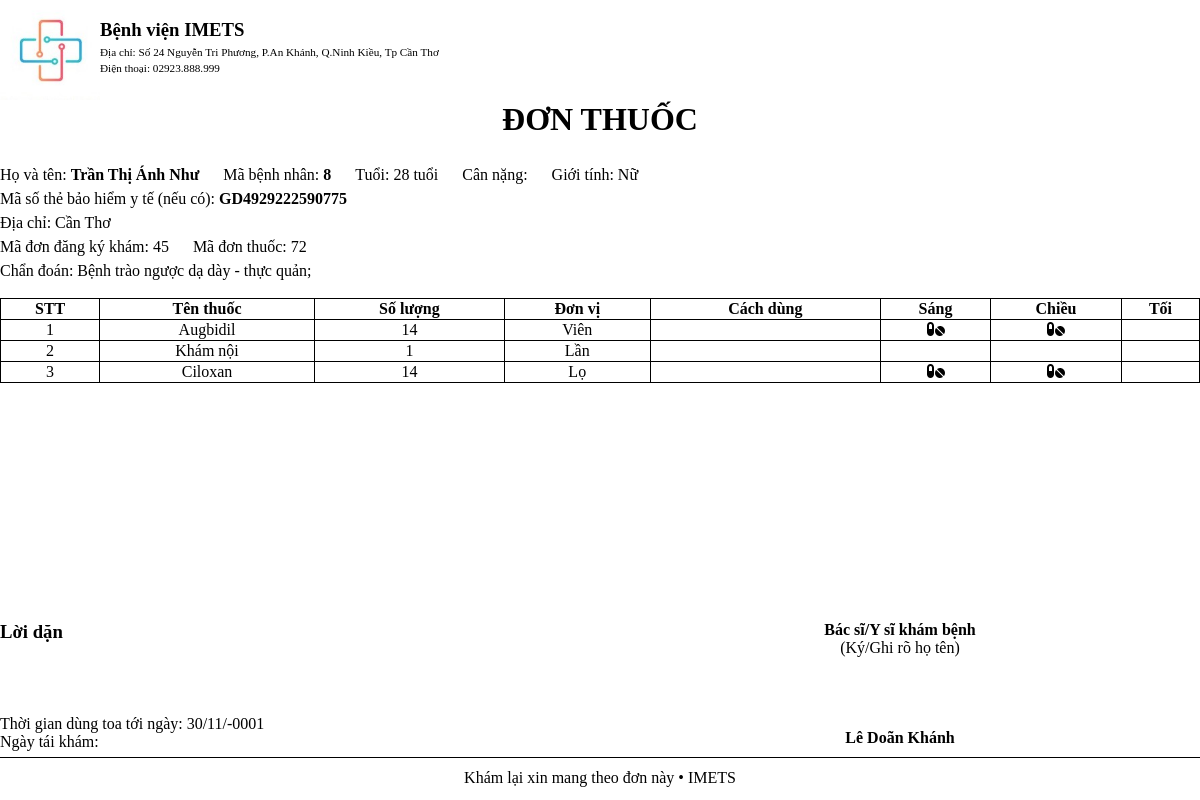
/staff/modules_staff/paper/prescription.php?ID_Appointment=45 (signed in), run on the app's committed database.
### tables this page shows
CREATE TABLE `appointment` (
  `ID_Appointment` int(11) NOT NULL,
  `ID_Staff` int(11) NOT NULL,
  `ID_Patient` int(11) NOT NULL,
  `Date_Booking` datetime NOT NULL,
  `Date_Checkup` int(11) NOT NULL,
  `Date_HospitalDischarge` datetime DEFAULT NULL,
  `Date_ReCheckup` date DEFAULT NULL,
  `BHYT_Checkin` float NOT NULL,
  `ID_PaymentMethod` int(11) DEFAULT NULL,
  `StatusAppointment` varchar(100) DEFAULT NULL
);

CREATE TABLE `patient` (
  `ID_Patient` int(11) NOT NULL,
  `Name` varchar(100) NOT NULL,
  `DOB` date NOT NULL,
  `Sex` varchar(10) NOT NULL,
  `Address` varchar(200) DEFAULT NULL,
  `CMND` varchar(15) DEFAULT NULL,
  `PhoneNumber` varchar(25) NOT NULL,
  `ID_BHYT` varchar(20) DEFAULT NULL,
  `VoteRate` double NOT NULL,
  `UserName` varchar(100) NOT NULL,
  `Password` varchar(100) NOT NULL
);

CREATE TABLE `presciption` (
  `ID_Prescription` int(11) NOT NULL,
  `ID_Appointment` int(11) NOT NULL,
  `TotalAmount` int(11) DEFAULT NULL,
  `BHYT_Pay` int(11) DEFAULT NULL,
  `Patient_Pay` int(11) DEFAULT NULL,
  `expDate` date DEFAULT NULL,
  `Status_Pay` varchar(20) DEFAULT NULL
);

CREATE TABLE `disease` (
  `ID_Disease` int(11) NOT NULL,
  `TitleDisease` varchar(100) NOT NULL,
  `ContentDisease` text NOT NULL,
  `Symptom` text NOT NULL
);

CREATE TABLE `medicine` (
  `ID_Medicine` int(11) NOT NULL,
  `TitleMedicine` varchar(255) NOT NULL,
  `Ingredients` varchar(255) NOT NULL,
  `MedicineContent` text NOT NULL,
  `PrescriptionDrug` text NOT NULL,
  `ContraindicationsDrug` text NOT NULL,
  `Production` varchar(100) NOT NULL,
  `UnitPrice` int(11) NOT NULL,
  `Type` varchar(100) NOT NULL
);

CREATE TABLE `medicinesfortreatment` (
  `ID_Prescription` int(11) NOT NULL,
  `ID_Medicine` int(11) NOT NULL,
  `Amount` int(11) NOT NULL,
  `TotalMoney` int(11) NOT NULL,
  `DescriptionTreatment` varchar(100) NOT NULL,
  `Morning` tinyint(1) DEFAULT NULL,
  `Afternoon` tinyint(1) DEFAULT NULL,
  `Evening` tinyint(1) DEFAULT NULL
);

CREATE TABLE `staff` (
  `ID_Staff` int(11) NOT NULL,
  `Name_Staff` varchar(100) NOT NULL,
  `DOB_Staff` date NOT NULL,
  `Sex_Staff` varchar(10) NOT NULL,
  `Address_Staff` varchar(200) NOT NULL,
  `CMND_Staff` varchar(15) NOT NULL,
  `PhoneNumber_Staff` varchar(25) NOT NULL,
  `Position` varchar(50) NOT NULL,
  `ID_Dept` int(11) NOT NULL,
  `DateStartWork` date NOT NULL,
  `VoteRate` double NOT NULL DEFAULT 0,
  `UserName` varchar(100) NOT NULL,
  `Password` varchar(100) NOT NULL
);

### staff/modules_staff/paper/prescription.php (the view, shortened to what this page needs)
<?php
    include './../../../config.php';
    $ID_Appointment = $_GET['ID_Appointment'];
    $sql_get_prescription = "SELECT * FROM appointment
        JOIN patient ON patient.ID_Patient=appointment.ID_Patient
        JOIN medicalrecord ON medicalrecord.ID_Appointment=appointment.ID_Appointment
        JOIN diagnose ON diagnose.ID_MedicalRecord=medicalrecord.ID_MedicalRecord
        JOIN disease ON disease.ID_Disease=diagnose.ID_Disease
        JOIN presciption ON presciption.ID_Appointment=appointment.ID_Appointment
        JOIN staff ON staff.ID_Staff=appointment.ID_Staff
        WHERE appointment.ID_Appointment=$ID_Appointment";
    $query_get_prescription = mysqli_query($conn, $sql_get_prescription);
    $rows_get_prescription = mysqli_fetch_array($query_get_prescription);
    $query_getDiseases = mysqli_query($conn, $sql_get_prescription);
    $diseases='';
    if(mysqli_num_rows($query_getDiseases)>0){
        while($rows_getDiseases = mysqli_fetch_array($query_getDiseases)){
            $diseases = $diseases.$rows_getDiseases['TitleDisease'].'; ';
        }
    }
?>
<!DOCTYPE html>
<html lang="en">
<head>
    <link rel="stylesheet" href="prescription.css">
    <link rel="stylesheet" href="https://cdnjs.cloudflare.com/ajax/libs/font-awesome/5.15.4/css/all.min.css">
</head>
<body>
    <div class="logo">
        <img src="./../../../img/images/logo.jfif">
        <div class="logo-info">
            <h3>Bệnh viện IMETS</h3>
            <p>Địa chỉ: Số 24 Nguyễn Tri Phương, P.An Khánh, Q.Ninh Kiều, Tp Cần Thơ</p>
            <p>Điện thoại: 02923.888.999</p>
        </div>
    </div>
    <div class="header">
        <h1 class="title-paper">đơn thuốc</h1>
        <div>
            <div class="row row-1 row-flex">
                <p>Họ và tên: <b><?php echo $rows_get_prescription['Name'] ?></b></p>
                <p>Mã bệnh nhân: <b><?php echo $rows_get_prescription['ID_Patient'] ?></b></p>
                <p>Tuổi: <?php
                    $date = getdate();
                    $year = $date['year'];
                    echo $year - substr($rows_get_prescription['DOB'],0,4)
                ?> tuổi</p>
                <p>Cân nặng: <?php
                ?></p>
                <p>Giới tính: <?php echo $rows_get_prescription['Sex'] ?></p>
            </div>
            <div class="row row-2">
                <p>Mã số thẻ bảo hiểm y tế (nếu có): <b><?php echo $rows_get_prescription['ID_BHYT'] ?></b></p>
            </div>
            <div class="row row-3">
                <p>Địa chỉ: <?php echo $rows_get_prescription['Address'] ?></p>
            </div>
            <div class="row row-4 row-flex">
                <p>Mã đơn đăng ký khám: <?php echo $rows_get_prescription['ID_Appointment'] ?></p>
                <p>Mã đơn thuốc: <?php echo $rows_get_prescription['ID_Prescription'] ?></p>
            </div>
            <div class="row row-5">
                <p>Chẩn đoán: <?php echo $diseases ?></p>
            </div>
        </div>
        <br>
        <table >
            <tr>
                <th>STT</th>
                <th>Tên thuốc</th>
                <th>Số lượng</th>
                <th>Đơn vị</th>
                <th>Cách dùng</th>
                <th>Sáng</th>
                <th>Chiều</th>
                <th>Tối</th>
            </tr>
            <?php
                $sql_get_prescriptionList = "SELECT * FROM appointment
                JOIN presciption ON presciption.ID_Appointment=appointment.ID_Appointment
                JOIN medicinesfortreatment ON medicinesfortreatment.ID_Prescription=presciption.ID_Prescription
                JOIN medicine ON medicine.ID_Medicine=medicinesfortreatment.ID_Medicine
                WHERE appointment.ID_Appointment=$ID_Appointment";
                $query_getPrescriptionList = mysqli_query($conn, $sql_get_prescriptionList);
                $count=0;
                while($rows_getPrescriptionList = mysqli_fetch_array($query_getPrescriptionList)){
            ?>
            <tr>
                <td> <?php echo ++$count ?> </td>
                <td> <?php echo $rows_getPrescriptionList['TitleMedicine'] ?> </td>
                <td> <?php echo $rows_getPrescriptionList['Amount'] ?> </td>
                <td> <?php echo $rows_getPrescriptionList['Type'] ?> </td>
                <td> <?php echo $rows_getPrescriptionList['DescriptionTreatment'] ?> </td>
                <td> <?php if($rows_getPrescriptionList['Morning'] == 1){ ?>
                    <i class="fas fa-pills"><?php } ?>
                </td>
                <td> <?php if($rows_getPrescriptionList['Afternoon'] == 1){ ?>
                    <i class="fas fa-pills"><?php } ?>
                </td>
                <td> <?php if($rows_getPrescriptionList['Evening'] == 1){ ?>
                    <i class="fas fa-pills"><?php } ?>
                </td>
            </tr>
            <?php
                }
            ?>
        </table>
    </div>
    <div class="after-content">
        <div class="notice">
            <div>
                <h3>Lời dặn</h3>
                <br>
                <br>
                <br>
                <br>
            </div>
            <div>
                <p>Thời gian dùng toa tới ngày: <?php if($rows_get_prescription['expDate']==''){
                    echo '';
                }else{echo date('d/m/Y', strtotime($rows_get_prescription["expDate"]));} ?></p>
                <p>Ngày tái khám: <?php if($rows_get_prescription['Date_ReCheckup']==''){
                }else{echo date('d/m/Y', strtotime($rows_get_prescription["Date_ReCheckup"]));} ?></p>
            </div>
        </div>
        <div class="signature">
            <p><b>Bác sĩ/Y sĩ khám bệnh</b></p>
            <p>(Ký/Ghi rõ họ tên)</p>
            <br>
            <br>
            <br>
            <br>
            <p><b><?php echo $rows_get_prescription['Name_Staff'] ?></b></p>
        </div>
    </div>
    <div class="footer">
        <p>Khám lại xin mang theo đơn này • IMETS</p>
    </div>
</body>
</html>

### staff/modules_staff/paper/prescription.css (style rules this page uses)
body { margin: 0; padding: 0; }
.logo img { width: 100px; height: 100px; }
.logo { display: flex; height: 10vh; }
.logo-info h3 { margin-bottom: 0; }
.logo-info p { margin: 0.3rem 0 0; font-size: 0.7rem; }
.header { height: 65vh; }
.title-paper { text-transform: uppercase; text-align: center; }
.row-flex { display: flex; }
.row p { margin: 0.5% 2% 0 0; }
table, td, th { border: 1px solid black; }
table { border-collapse: collapse; width: 100%; }
td { text-align: center; }
.after-content { height: 17vh; display: flex; }
.after-content h3, p { margin: 0; }
.notice { width: 50%; }
.signature { width: 50%; }
.signature p { text-align: center; }
.footer { height: 5vh; border-top: 1px solid black; }
.footer p { text-align: center; line-height: 5vh; }

### data on the page
appointment: ID_Patient.Name "Trần Thị Ánh Như", ID_Patient.ID_Patient "8", $year-substr($rows_get_prescription['DOB'],0,4) "28", ID_Patient.Sex "Nữ", ID_Patient.ID_BHYT "GD4929222590775", ID_Patient.Address "Cần Thơ", presciption.ID_Appointment "45", presciption.ID_Prescription "72", disease.TitleDisease "Bệnh trào ngược dạ dày - thực quản;", medicine.TitleMedicine "Augbidil", medicinesfortreatment.Amount "14", medicine.Type "Viên", medicine.TitleMedicine "Khám nội", medicinesfortreatment.Amount "1", medicine.Type "Lần", medicine.TitleMedicine "Ciloxan", medicine.Type "Lọ", presciption.expDate "30/11/-0001", ID_Staff.Name_Staff "Lê Doãn Khánh"
